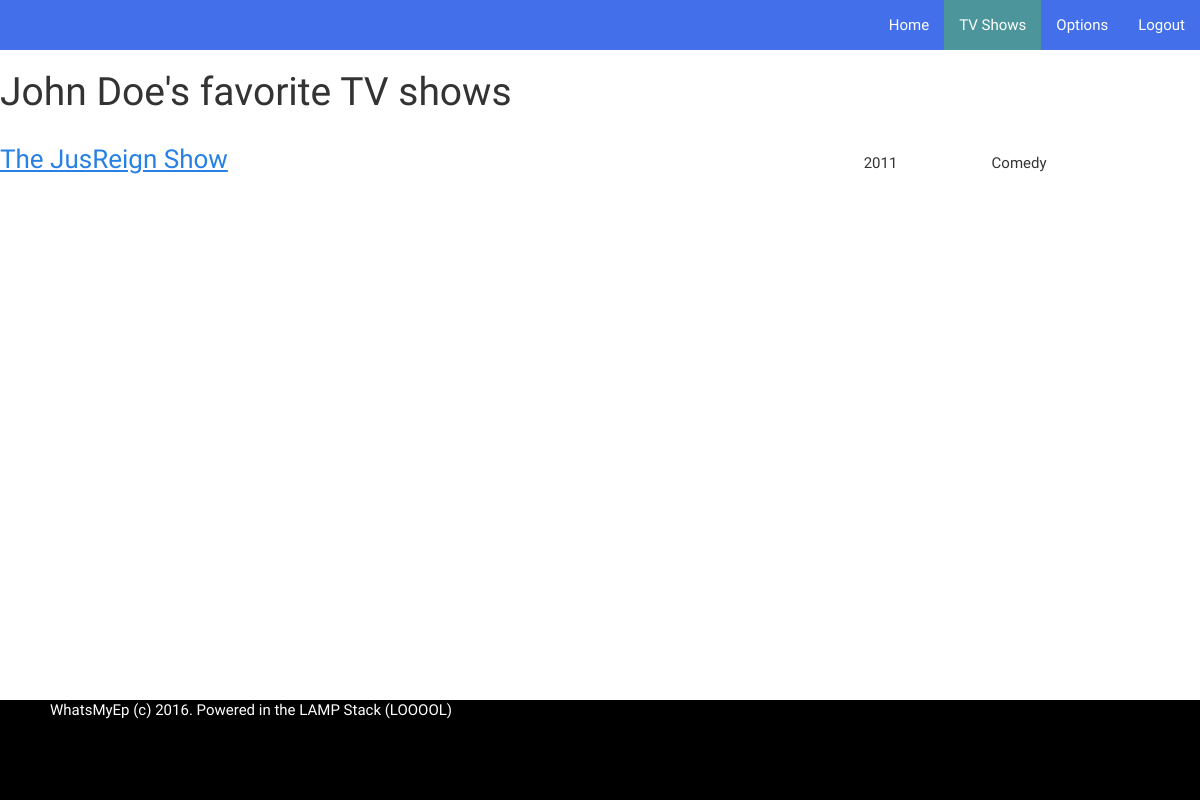
The page /tv_shows.php (signed in) on the database as committed earlier.
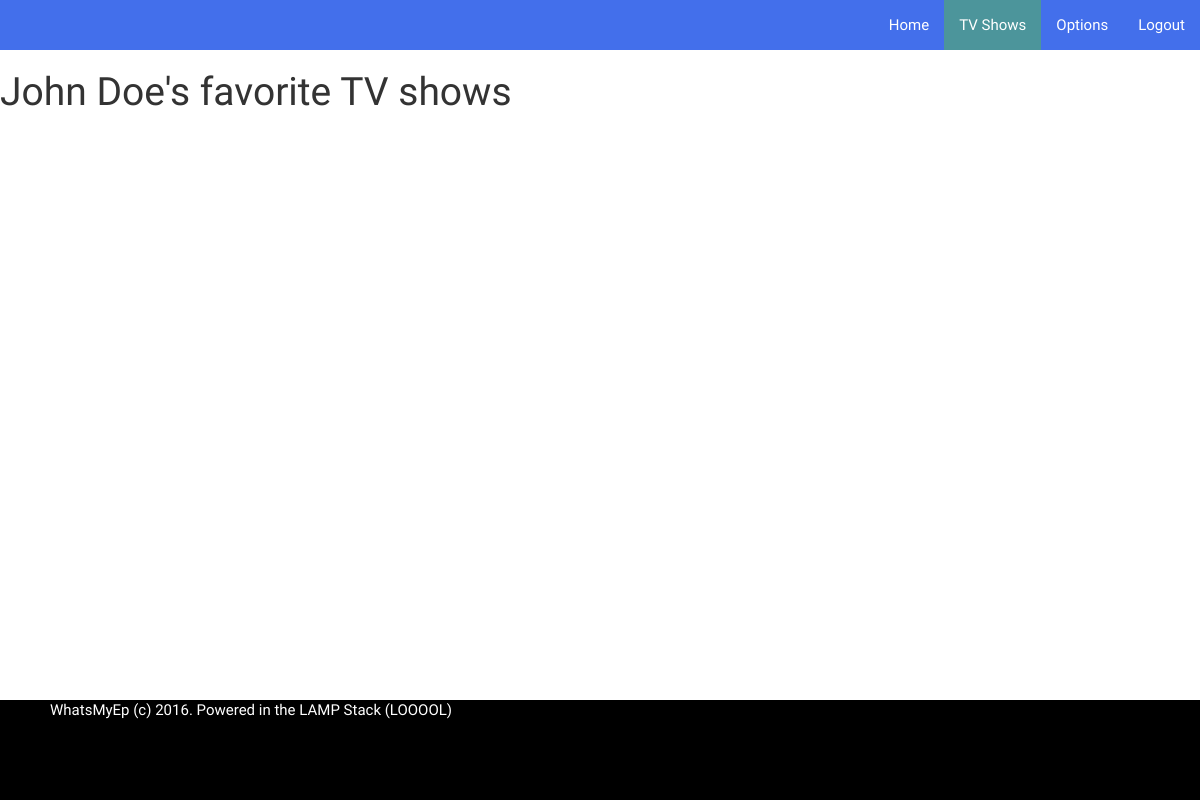
The same page on the database as committed later.
### tables this page shows
CREATE TABLE IF NOT EXISTS `user_shows` (
  `user_id` int(11) NOT NULL DEFAULT '0',
  `show_id` int(11) NOT NULL DEFAULT '0'
);

CREATE TABLE IF NOT EXISTS `shows` (
  `id` int(11) NOT NULL,
  `name` varchar(256) DEFAULT NULL,
  `airdate` int(11) DEFAULT NULL,
  `genre` varchar(256) DEFAULT NULL
);

### tv_shows.php (the view, shortened to what this page needs)
<?php
include "db_server.php";
if (isset($_SESSION['name']))
{
?>
<html>
<head>
  <link rel = "stylesheet" href = "css/bootstrap.css">
  <link rel = "stylesheet" href = "css/profile.css">
</head>
<body>
  <div class = "content">
    <nav class="navbar navbar-default custom">
      <div class="navbar-collapse collapse">
        <ul class="nav navbar-nav navbar-right">
          <li><a href="profile.php">Home</a></li>
          <li class = "active"><a href="tv_shows.php">TV Shows</a></li>
          <li><a href="options.php">Options</a></li>
          <li><a href="logout.php">Logout</a></li>
        </ul>
      </div>
    </nav>
    <h1><?php echo $_SESSION['name']; ?>'s favorite TV shows</h1>
    <div class = "table">
      <?php
      $id = $_SESSION['id'];
      $query = $db->prepare("select * from user_shows left join shows on user_shows.show_id = shows.id where user_id = :v");
      $query->bindParam(":v", $id);
      $query->execute();
      while ($row = $query->fetch(PDO::FETCH_ASSOC))
      {
        $show_id = $row['id'];
        echo "<div class = 'row'>";
        echo "  <div class = 'column'>";
        echo "  <a href = 'show_info.php?id=$show_id'>";
        echo "    <h3>" . $row['name'] . "</h3>";
        echo "  </a>";
        echo "  </div>";
        echo "  <div class = 'column'>";
        echo $row['airdate'];
        echo "  </div>";
        echo "  <div class = 'column'>";
        echo $row['genre'];
        echo "  </div>";
        echo "</div>";
      }
      ?>
    </div>
  </div>
  <footer class = "main-footer">
    <p>WhatsMyEp (c) 2016. Powered in the LAMP Stack (LOOOOL)</p>
  </footer>
</body>
</html>
<?php
}
else
{
  header("Location: index.php");
}
?>

Rows that differ between the two databases and show on the page:
removed user_shows: show.name "The JusReign Show", show.airdate "2011", show.genre "Comedy"
